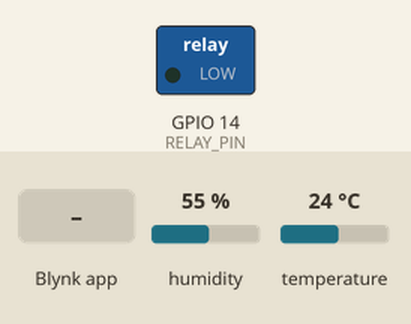
A sketch run on a simulated ESP32. Parts: switched loads named in the sketch (green lamp = pin HIGH). The test bench sets the inputs (shaded band); at power-on: humidity 55 %, temperature 24 °C. WiFi joins after 1.5 s; servers stay silent unless stated.

Above: at 3.0 s.
3.1 s: Blynk app writes 1 to V3
At 3.6 s:
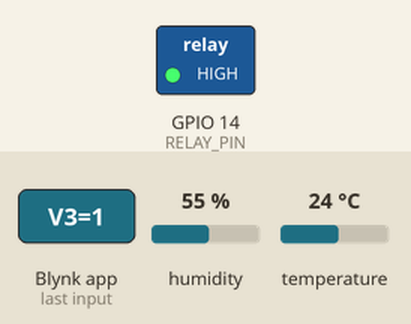
4.6 s: Blynk app writes 0 to V3
At 5.9 s:
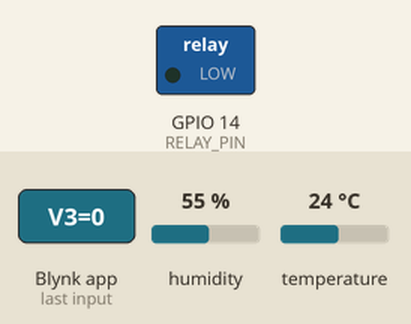
Timing chart, 0 to 7.6 s (numbered marks = the images above; inputs shaded):
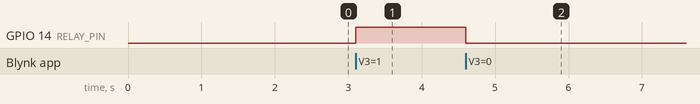

Measured:
- after the input at 3.1 s, GPIO 14 (RELAY_PIN): LOW → HIGH at once
- after the input at 4.6 s, GPIO 14 (RELAY_PIN): HIGH → LOW at once

The sketch:

Water_kettle.ino
```cpp
// include necessary libraries
#include <DHT.h>
#include <WiFi.h>
#include <WiFiClient.h>
#include <BlynkSimpleEsp32.h>

// define constants
#define DHTPIN 4
#define DHTTYPE DHT11
#define RELAY_PIN 14
#define BOILING_TEMPERATURE 35 // change this to the boiling temperature of your kettle
#define BLYNK_TEMPLATE_ID "TMPL5S88xLXej"
#define BLYNK_TEMPLATE_NAME "Water Kettle"

// initialize DHT sensor object
DHT dht(DHTPIN, DHTTYPE);

// Blynk authentication credentials and WiFi network details
char auth[] = "Z0Q-bl5Ci0yTcDlE72mWtePkuZyNW-of";
char ssid[] = "SLT-Fiber-9987";
char pass[] = "ks2499881";

// initialize Blynk timer
BlynkTimer timer;

// setup function
void setup() {
// start serial communication
Serial.begin(9600);

// connect to Blynk server with authentication and WiFi details
Blynk.begin(auth, ssid, pass);

// start DHT sensor
dht.begin();

// set relay pin as output and turn it off
pinMode(RELAY_PIN, OUTPUT);
digitalWrite(RELAY_PIN, LOW);

// set interval for timer to read temperature
timer.setInterval(1000L, readTemperature);
}

// function to read temperature and humidity and update Blynk app widgets
void readTemperature() {
// read temperature and humidity
float temperature = dht.readTemperature();
float humidity = dht.readHumidity();

// update temperature and humidity widgets in Blynk app
Blynk.virtualWrite(V1, temperature);
Blynk.virtualWrite(V2, humidity);

// check if temperature is at or above boiling temperature and turn off relay and update button widget in app
if (temperature >= BOILING_TEMPERATURE) {
digitalWrite(RELAY_PIN, LOW);
Blynk.virtualWrite(V3, LOW);
Blynk.logEvent("your_water_is_ready", ""); // log event
}
}

// function to control relay using button widget in Blynk app
BLYNK_WRITE(V3) {
int state = param.asInt();
if (state == HIGH) {
digitalWrite(RELAY_PIN, HIGH);
} else {
digitalWrite(RELAY_PIN, LOW);
}
}

// loop function to run Blynk and timer functions
void loop() {
Blynk.run();
timer.run();
}
```
